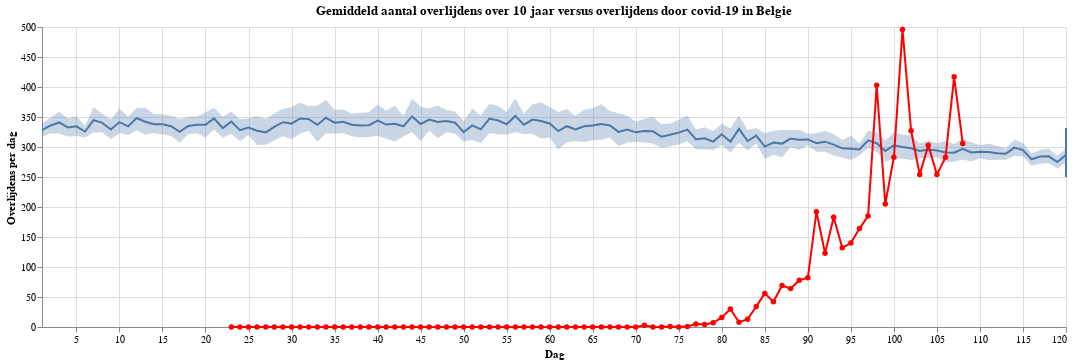

The notebook cell saved with this chart:
### Code cell
line = alt.Chart(df).mark_line().encode(
    x=alt.X('Dag', scale=alt.Scale(
            domain=(1, 120),
            clamp=True
        )),
    y='mean(MS_NUM_DEATHS)'
)

# Bootstrapped 95% confidence interval
band = alt.Chart(df).mark_errorband(extent='ci').encode(
    x=alt.X('Dag', scale=alt.Scale(domain=(1, 120), clamp=True)),
    y=alt.Y('MS_NUM_DEATHS', title='Overlijdens per dag'),
)

dead_covid= alt.Chart(df_deaths).mark_line(point=True).encode(
    x=alt.X('Dag',scale=alt.Scale(domain=(1, 120), clamp=True)),
    y='Nieuwe covid-19 Sterfgevallen',
    color=alt.ColorValue('red'),
    tooltip=['Dag', 'Nieuwe covid-19 Sterfgevallen', 'Datum']
)

(band + line + dead_covid).properties(width=1024, title='Gemiddeld aantal overlijdens over 10 jaar versus overlijdens door covid-19 in Belgie')

### Figure 1 — Vega-Lite specification as saved in the notebook (floating-point values rounded to 4 significant figures; data arrays with more than 128 entries replaced by an {"elided": "..."} marker saying what was removed)
{"config": {"view": {"continuousWidth": 400, "continuousHeight": 300}}, "layer": [{"mark": {"type": "errorband", "extent": "ci"}, "encoding": {"x": {"type": "quantitative", "field": "Dag", "scale": {"clamp": true, "domain": [1, 120]}}, "y": {"type": "quantitative", "field": "MS_NUM_DEATHS", "title": "Overlijdens per dag"}}}, {"mark": "line", "encoding": {"x": {"type": "quantitative", "field": "Dag", "scale": {"clamp": true, "domain": [1, 120]}}, "y": {"type": "quantitative", "aggregate": "mean", "field": "MS_NUM_DEATHS"}}}, {"data": {"name": "data-c51d03ff92fdf539a5da07324af6f06e"}, "mark": {"type": "line", "point": true}, "encoding": {"color": {"value": "red"}, "tooltip": [{"type": "quantitative", "field": "Dag"}, {"type": "quantitative", "field": "Nieuwe covid-19 Sterfgevallen"}, {"type": "temporal", "field": "Datum"}], "x": {"type": "quantitative", "field": "Dag", "scale": {"clamp": true, "domain": [1, 120]}}, "y": {"type": "quantitative", "field": "Nieuwe covid-19 Sterfgevallen"}}}], "data": {"name": "data-e33a19160f7ed317c5d382f2309ba083"}, "title": "Gemiddeld aantal overlijdens over 10 jaar versus overlijdens door covid-19 in Belgie", "width": 1024, "$schema": "https://vega.github.io/schema/vega-lite/v4.8.1.json", "datasets": {"data-e33a19160f7ed317c5d382f2309ba083": {"elided": "4018 records"}, "data-c51d03ff92fdf539a5da07324af6f06e": [{"Datum": "2020-01-22T00:00:00", "Overlijdens": 0, "Dag": 22, "Nieuwe covid-19 Sterfgevallen": null}, {"Datum": "2020-01-23T00:00:00", "Overlijdens": 0, "Dag": 23, "Nieuwe covid-19 Sterfgevallen": 0.0}, {"Datum": "2020-01-24T00:00:00", "Overlijdens": 0, "Dag": 24, "Nieuwe covid-19 Sterfgevallen": 0.0}, {"Datum": "2020-01-25T00:00:00", "Overlijdens": 0, "Dag": 25, "Nieuwe covid-19 Sterfgevallen": 0.0}, {"Datum": "2020-01-26T00:00:00", "Overlijdens": 0, "Dag": 26, "Nieuwe covid-19 Sterfgevallen": 0.0}, {"Datum": "2020-01-27T00:00:00", "Overlijdens": 0, "Dag": 27, "Nieuwe covid-19 Sterfgevallen": 0.0}, {"Datum": "2020-01-28T00:00:00", "Overlijdens": 0, "Dag": 28, "Nieuwe covid-19 Sterfgevallen": 0.0}, {"Datum": "2020-01-29T00:00:00", "Overlijdens": 0, "Dag": 29, "Nieuwe covid-19 Sterfgevallen": 0.0}, {"Datum": "2020-01-30T00:00:00", "Overlijdens": 0, "Dag": 30, "Nieuwe covid-19 Sterfgevallen": 0.0}, {"Datum": "2020-01-31T00:00:00", "Overlijdens": 0, "Dag": 31, "Nieuwe covid-19 Sterfgevallen": 0.0}, {"Datum": "2020-02-01T00:00:00", "Overlijdens": 0, "Dag": 32, "Nieuwe covid-19 Sterfgevallen": 0.0}, {"Datum": "2020-02-02T00:00:00", "Overlijdens": 0, "Dag": 33, "Nieuwe covid-19 Sterfgevallen": 0.0}, {"Datum": "2020-02-03T00:00:00", "Overlijdens": 0, "Dag": 34, "Nieuwe covid-19 Sterfgevallen": 0.0}, {"Datum": "2020-02-04T00:00:00", "Overlijdens": 0, "Dag": 35, "Nieuwe covid-19 Sterfgevallen": 0.0}, {"Datum": "2020-02-05T00:00:00", "Overlijdens": 0, "Dag": 36, "Nieuwe covid-19 Sterfgevallen": 0.0}, {"Datum": "2020-02-06T00:00:00", "Overlijdens": 0, "Dag": 37, "Nieuwe covid-19 Sterfgevallen": 0.0}, {"Datum": "2020-02-07T00:00:00", "Overlijdens": 0, "Dag": 38, "Nieuwe covid-19 Sterfgevallen": 0.0}, {"Datum": "2020-02-08T00:00:00", "Overlijdens": 0, "Dag": 39, "Nieuwe covid-19 Sterfgevallen": 0.0}, {"Datum": "2020-02-09T00:00:00", "Overlijdens": 0, "Dag": 40, "Nieuwe covid-19 Sterfgevallen": 0.0}, {"Datum": "2020-02-10T00:00:00", "Overlijdens": 0, "Dag": 41, "Nieuwe covid-19 Sterfgevallen": 0.0}, {"Datum": "2020-02-11T00:00:00", "Overlijdens": 0, "Dag": 42, "Nieuwe covid-19 Sterfgevallen": 0.0}, {"Datum": "2020-02-12T00:00:00", "Overlijdens": 0, "Dag": 43, "Nieuwe covid-19 Sterfgevallen": 0.0}, {"Datum": "2020-02-13T00:00:00", "Overlijdens": 0, "Dag": 44, "Nieuwe covid-19 Sterfgevallen": 0.0}, {"Datum": "2020-02-14T00:00:00", "Overlijdens": 0, "Dag": 45, "Nieuwe covid-19 Sterfgevallen": 0.0}, {"Datum": "2020-02-15T00:00:00", "Overlijdens": 0, "Dag": 46, "Nieuwe covid-19 Sterfgevallen": 0.0}, {"Datum": "2020-02-16T00:00:00", "Overlijdens": 0, "Dag": 47, "Nieuwe covid-19 Sterfgevallen": 0.0}, {"Datum": "2020-02-17T00:00:00", "Overlijdens": 0, "Dag": 48, "Nieuwe covid-19 Sterfgevallen": 0.0}, {"Datum": "2020-02-18T00:00:00", "Overlijdens": 0, "Dag": 49, "Nieuwe covid-19 Sterfgevallen": 0.0}, {"Datum": "2020-02-19T00:00:00", "Overlijdens": 0, "Dag": 50, "Nieuwe covid-19 Sterfgevallen": 0.0}, {"Datum": "2020-02-20T00:00:00", "Overlijdens": 0, "Dag": 51, "Nieuwe covid-19 Sterfgevallen": 0.0}, {"Datum": "2020-02-21T00:00:00", "Overlijdens": 0, "Dag": 52, "Nieuwe covid-19 Sterfgevallen": 0.0}, {"Datum": "2020-02-22T00:00:00", "Overlijdens": 0, "Dag": 53, "Nieuwe covid-19 Sterfgevallen": 0.0}, {"Datum": "2020-02-23T00:00:00", "Overlijdens": 0, "Dag": 54, "Nieuwe covid-19 Sterfgevallen": 0.0}, {"Datum": "2020-02-24T00:00:00", "Overlijdens": 0, "Dag": 55, "Nieuwe covid-19 Sterfgevallen": 0.0}, {"Datum": "2020-02-25T00:00:00", "Overlijdens": 0, "Dag": 56, "Nieuwe covid-19 Sterfgevallen": 0.0}, {"Datum": "2020-02-26T00:00:00", "Overlijdens": 0, "Dag": 57, "Nieuwe covid-19 Sterfgevallen": 0.0}, {"Datum": "2020-02-27T00:00:00", "Overlijdens": 0, "Dag": 58, "Nieuwe covid-19 Sterfgevallen": 0.0}, {"Datum": "2020-02-28T00:00:00", "Overlijdens": 0, "Dag": 59, "Nieuwe covid-19 Sterfgevallen": 0.0}, {"Datum": "2020-02-29T00:00:00", "Overlijdens": 0, "Dag": 60, "Nieuwe covid-19 Sterfgevallen": 0.0}, {"Datum": "2020-03-01T00:00:00", "Overlijdens": 0, "Dag": 61, "Nieuwe covid-19 Sterfgevallen": 0.0}, {"Datum": "2020-03-02T00:00:00", "Overlijdens": 0, "Dag": 62, "Nieuwe covid-19 Sterfgevallen": 0.0}, {"Datum": "2020-03-03T00:00:00", "Overlijdens": 0, "Dag": 63, "Nieuwe covid-19 Sterfgevallen": 0.0}, {"Datum": "2020-03-04T00:00:00", "Overlijdens": 0, "Dag": 64, "Nieuwe covid-19 Sterfgevallen": 0.0}, {"Datum": "2020-03-05T00:00:00", "Overlijdens": 0, "Dag": 65, "Nieuwe covid-19 Sterfgevallen": 0.0}, {"Datum": "2020-03-06T00:00:00", "Overlijdens": 0, "Dag": 66, "Nieuwe covid-19 Sterfgevallen": 0.0}, {"Datum": "2020-03-07T00:00:00", "Overlijdens": 0, "Dag": 67, "Nieuwe covid-19 Sterfgevallen": 0.0}, {"Datum": "2020-03-08T00:00:00", "Overlijdens": 0, "Dag": 68, "Nieuwe covid-19 Sterfgevallen": 0.0}, {"Datum": "2020-03-09T00:00:00", "Overlijdens": 0, "Dag": 69, "Nieuwe covid-19 Sterfgevallen": 0.0}, {"Datum": "2020-03-10T00:00:00", "Overlijdens": 0, "Dag": 70, "Nieuwe covid-19 Sterfgevallen": 0.0}, {"Datum": "2020-03-11T00:00:00", "Overlijdens": 3, "Dag": 71, "Nieuwe covid-19 Sterfgevallen": 3.0}, {"Datum": "2020-03-12T00:00:00", "Overlijdens": 3, "Dag": 72, "Nieuwe covid-19 Sterfgevallen": 0.0}, {"Datum": "2020-03-13T00:00:00", "Overlijdens": 3, "Dag": 73, "Nieuwe covid-19 Sterfgevallen": 0.0}, {"Datum": "2020-03-14T00:00:00", "Overlijdens": 4, "Dag": 74, "Nieuwe covid-19 Sterfgevallen": 1.0}, {"Datum": "2020-03-15T00:00:00", "Overlijdens": 4, "Dag": 75, "Nieuwe covid-19 Sterfgevallen": 0.0}, {"Datum": "2020-03-16T00:00:00", "Overlijdens": 5, "Dag": 76, "Nieuwe covid-19 Sterfgevallen": 1.0}, {"Datum": "2020-03-17T00:00:00", "Overlijdens": 10, "Dag": 77, "Nieuwe covid-19 Sterfgevallen": 5.0}, {"Datum": "2020-03-18T00:00:00", "Overlijdens": 14, "Dag": 78, "Nieuwe covid-19 Sterfgevallen": 4.0}, {"Datum": "2020-03-19T00:00:00", "Overlijdens": 21, "Dag": 79, "Nieuwe covid-19 Sterfgevallen": 7.0}, {"Datum": "2020-03-20T00:00:00", "Overlijdens": 37, "Dag": 80, "Nieuwe covid-19 Sterfgevallen": 16.0}, {"Datum": "2020-03-21T00:00:00", "Overlijdens": 67, "Dag": 81, "Nieuwe covid-19 Sterfgevallen": 30.0}, {"Datum": "2020-03-22T00:00:00", "Overlijdens": 75, "Dag": 82, "Nieuwe covid-19 Sterfgevallen": 8.0}, {"Datum": "2020-03-23T00:00:00", "Overlijdens": 88, "Dag": 83, "Nieuwe covid-19 Sterfgevallen": 13.0}, {"Datum": "2020-03-24T00:00:00", "Overlijdens": 122, "Dag": 84, "Nieuwe covid-19 Sterfgevallen": 34.0}, {"Datum": "2020-03-25T00:00:00", "Overlijdens": 178, "Dag": 85, "Nieuwe covid-19 Sterfgevallen": 56.0}, {"Datum": "2020-03-26T00:00:00", "Overlijdens": 220, "Dag": 86, "Nieuwe covid-19 Sterfgevallen": 42.0}, {"Datum": "2020-03-27T00:00:00", "Overlijdens": 289, "Dag": 87, "Nieuwe covid-19 Sterfgevallen": 69.0}, {"Datum": "2020-03-28T00:00:00", "Overlijdens": 353, "Dag": 88, "Nieuwe covid-19 Sterfgevallen": 64.0}, {"Datum": "2020-03-29T00:00:00", "Overlijdens": 431, "Dag": 89, "Nieuwe covid-19 Sterfgevallen": 78.0}, {"Datum": "2020-03-30T00:00:00", "Overlijdens": 513, "Dag": 90, "Nieuwe covid-19 Sterfgevallen": 82.0}, {"Datum": "2020-03-31T00:00:00", "Overlijdens": 705, "Dag": 91, "Nieuwe covid-19 Sterfgevallen": 192.0}, {"Datum": "2020-04-01T00:00:00", "Overlijdens": 828, "Dag": 92, "Nieuwe covid-19 Sterfgevallen": 123.0}, {"Datum": "2020-04-02T00:00:00", "Overlijdens": 1011, "Dag": 93, "Nieuwe covid-19 Sterfgevallen": 183.0}, {"Datum": "2020-04-03T00:00:00", "Overlijdens": 1143, "Dag": 94, "Nieuwe covid-19 Sterfgevallen": 132.0}, {"Datum": "2020-04-04T00:00:00", "Overlijdens": 1283, "Dag": 95, "Nieuwe covid-19 Sterfgevallen": 140.0}, {"Datum": "2020-04-05T00:00:00", "Overlijdens": 1447, "Dag": 96, "Nieuwe covid-19 Sterfgevallen": 164.0}, {"Datum": "2020-04-06T00:00:00", "Overlijdens": 1632, "Dag": 97, "Nieuwe covid-19 Sterfgevallen": 185.0}, {"Datum": "2020-04-07T00:00:00", "Overlijdens": 2035, "Dag": 98, "Nieuwe covid-19 Sterfgevallen": 403.0}, {"Datum": "2020-04-08T00:00:00", "Overlijdens": 2240, "Dag": 99, "Nieuwe covid-19 Sterfgevallen": 205.0}, {"Datum": "2020-04-09T00:00:00", "Overlijdens": 2523, "Dag": 100, "Nieuwe covid-19 Sterfgevallen": 283.0}, {"Datum": "2020-04-10T00:00:00", "Overlijdens": 3019, "Dag": 101, "Nieuwe covid-19 Sterfgevallen": 496.0}, {"Datum": "2020-04-11T00:00:00", "Overlijdens": 3346, "Dag": 102, "Nieuwe covid-19 Sterfgevallen": 327.0}, {"Datum": "2020-04-12T00:00:00", "Overlijdens": 3600, "Dag": 103, "Nieuwe covid-19 Sterfgevallen": 254.0}, {"Datum": "2020-04-13T00:00:00", "Overlijdens": 3903, "Dag": 104, "Nieuwe covid-19 Sterfgevallen": 303.0}, {"Datum": "2020-04-14T00:00:00", "Overlijdens": 4157, "Dag": 105, "Nieuwe covid-19 Sterfgevallen": 254.0}, {"Datum": "2020-04-15T00:00:00", "Overlijdens": 4440, "Dag": 106, "Nieuwe covid-19 Sterfgevallen": 283.0}, {"Datum": "2020-04-16T00:00:00", "Overlijdens": 4857, "Dag": 107, "Nieuwe covid-19 Sterfgevallen": 417.0}, {"Datum": "2020-04-17T00:00:00", "Overlijdens": 5163, "Dag": 108, "Nieuwe covid-19 Sterfgevallen": 306.0}]}}
